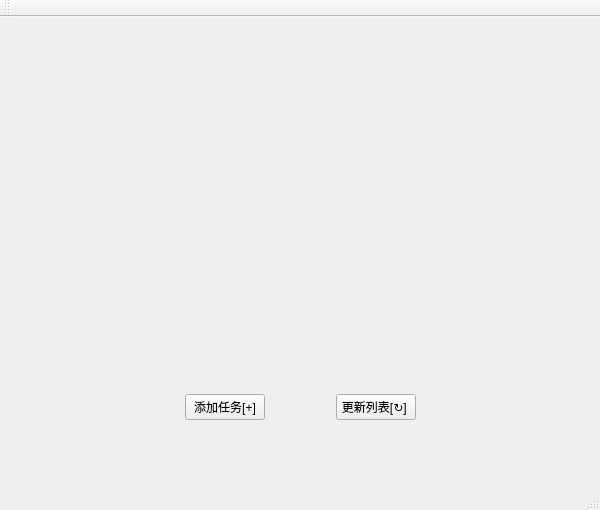
<?xml version="1.0" encoding="UTF-8"?>
<ui version="4.0">
 <class>MainWindowClass</class>
 <widget class="QMainWindow" name="MainWindowClass">
  <property name="geometry">
   <rect>
    <x>0</x>
    <y>0</y>
    <width>600</width>
    <height>510</height>
   </rect>
  </property>
  <property name="windowTitle">
   <string>MainWindow</string>
  </property>
  <widget class="QWidget" name="centralWidget">
   <widget class="QWidget" name="horizontalLayoutWidget">
    <property name="geometry">
     <rect>
      <x>110</x>
      <y>340</y>
      <width>381</width>
      <height>101</height>
     </rect>
    </property>
    <layout class="QHBoxLayout" name="horizontalLayout">
     <item>
      <spacer name="horizontalSpacer_2">
       <property name="orientation">
        <enum>Qt::Orientation::Horizontal</enum>
       </property>
       <property name="sizeHint" stdset="0">
        <size>
         <width>40</width>
         <height>20</height>
        </size>
       </property>
      </spacer>
     </item>
     <item>
      <widget class="QPushButton" name="addTask_button">
       <property name="text">
        <string>添加任务[+]</string>
       </property>
      </widget>
     </item>
     <item>
      <spacer name="horizontalSpacer">
       <property name="orientation">
        <enum>Qt::Orientation::Horizontal</enum>
       </property>
       <property name="sizeHint" stdset="0">
        <size>
         <width>40</width>
         <height>20</height>
        </size>
       </property>
      </spacer>
     </item>
     <item>
      <widget class="QPushButton" name="updateList_button">
       <property name="text">
        <string>更新列表[↻] </string>
       </property>
      </widget>
     </item>
     <item>
      <spacer name="horizontalSpacer_3">
       <property name="orientation">
        <enum>Qt::Orientation::Horizontal</enum>
       </property>
       <property name="sizeHint" stdset="0">
        <size>
         <width>40</width>
         <height>20</height>
        </size>
       </property>
      </spacer>
     </item>
    </layout>
   </widget>
  </widget>
  <widget class="QMenuBar" name="menuBar">
   <property name="geometry">
    <rect>
     <x>0</x>
     <y>0</y>
     <width>600</width>
     <height>33</height>
    </rect>
   </property>
  </widget>
  <widget class="QToolBar" name="mainToolBar">
   <attribute name="toolBarArea">
    <enum>TopToolBarArea</enum>
   </attribute>
   <attribute name="toolBarBreak">
    <bool>false</bool>
   </attribute>
  </widget>
  <widget class="QStatusBar" name="statusBar"/>
 </widget>
 <layoutdefault spacing="6" margin="11"/>
 <resources>
  <include location="MainWindow.qrc"/>
 </resources>
 <connections/>
</ui>
